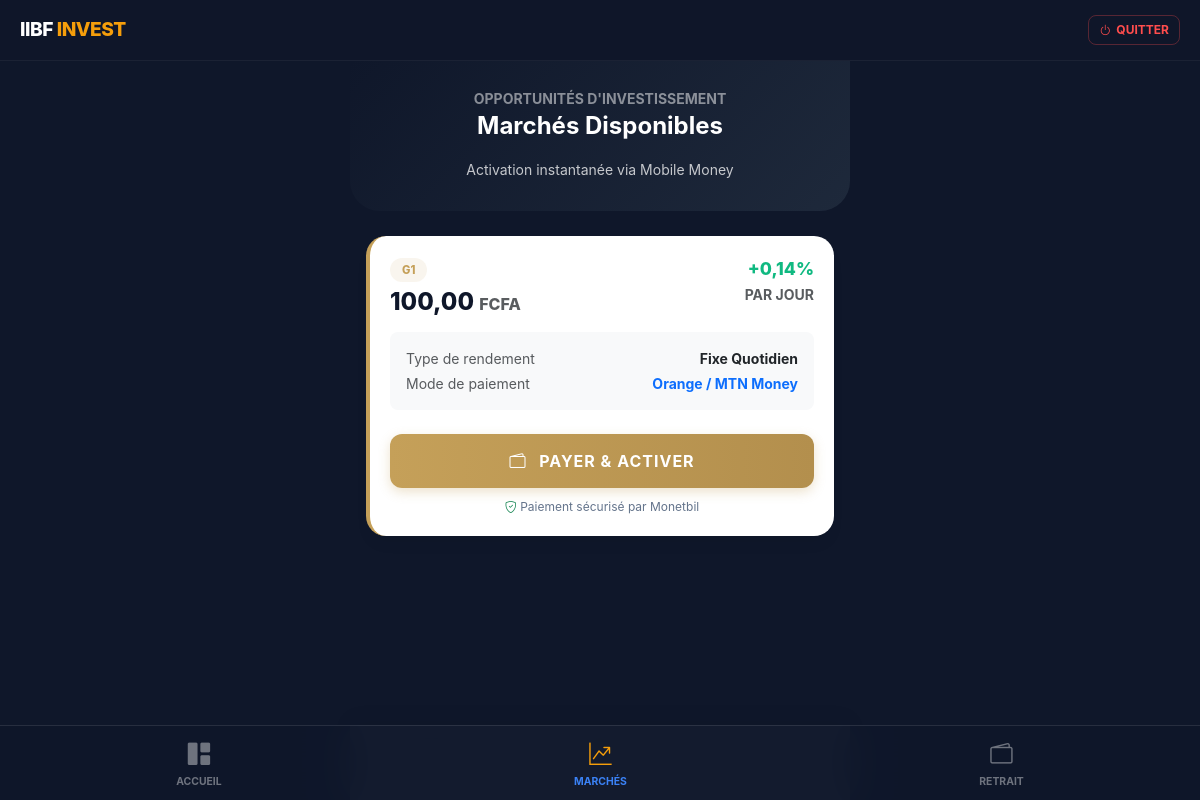
Screenshot of /marches/ (signed in) with the database file from the repository.
### ponzi/models.py (models this page shows, shortened)
class Grille(models.Model):
    nom = models.CharField(max_length=100)
    montant = models.DecimalField(max_digits=12, decimal_places=2)
    pourcentage_gain = models.DecimalField(max_digits=5, decimal_places=2)
    duree_jours = models.IntegerField(default=30)

### ponzi/views.py (the view)
# urls.py: path('marches/', views.liste_packs, name='packs'),
@login_required
def liste_packs(request):
    grilles = Grille.objects.all().order_by('montant')
    return render(request, 'ponzi/marches.html', {'grilles': grilles})

### templates/ponzi/marches.html (shortened to what this page needs)
{% extends "ponzi/base.html" %}
{% block content %}
<div class="app-container">
    <div class="market-header text-center">
        <h6 class="text-white-50 small fw-bold mb-1">OPPORTUNITÉS D'INVESTISSEMENT</h6>
        <h4 class="fw-bold mb-0">Marchés Disponibles</h4>
        <div class="mt-3">
            <span class="small opacity-75">Activation instantanée via Mobile Money</span>
        </div>
    </div>
    <div class="px-3">
        {% for grille in grilles %}
        <div class="pack-card border-start border-4" style="border-left-color: var(--bank-gold) !important;">
            <div class="d-flex justify-content-between align-items-start mb-3">
                <div>
                    <span class="pack-badge text-uppercase">{{ grille.nom }}</span>
                    <h3 class="mt-2 mb-0 price-text">
                        {{ grille.montant }} <small class="fs-6 text-muted">FCFA</small>
                    </h3>
                </div>
                <div class="text-end">
                    <div class="profit-tag">+{{ grille.pourcentage_gain|default:"0" }}%</div>
                    <small class="text-muted fw-bold">PAR JOUR</small>
                </div>
            </div>
            <div class="bg-light rounded-3 p-3 mb-4">
                <div class="d-flex justify-content-between mb-1 small">
                    <span class="text-muted">Type de rendement</span>
                    <span class="fw-bold text-dark">Fixe Quotidien</span>
                </div>
                <div class="d-flex justify-content-between small">
                    <span class="text-muted">Mode de paiement</span>
                    <span class="fw-bold text-primary">Orange / MTN Money</span>
                </div>
            </div>
            <form action="{% url 'initier-paiement' %}" method="POST" onsubmit="return confirmerAchat('{{ grille.nom|escapejs }}', '{{ grille.montant|escapejs }}')">
                <button type="submit" class="btn-activate">
                    <i class="bi bi-wallet2 me-2"></i> PAYER & ACTIVER
                </button>
            </form>
            <div class="payment-security">
                <i class="bi bi-shield-check text-success"></i> Paiement sécurisé par Monetbil
            </div>
        </div>
        {% empty %}
        <div class="text-center py-5">
            <i class="bi bi-shop fs-1 text-muted opacity-25"></i>
            <p class="text-muted mt-2">Aucun marché n'est disponible pour le moment.</p>
        </div>
        {% endfor %}
    </div>
</div>
<nav class="bottom-nav" style="position: fixed; bottom: 0; left: 50%; transform: translateX(-50%); width: 100%; max-width: 500px; height: 75px; background: white; display: flex; justify-content: space-around; align-items: center; border-top: 1px solid #edf2f7; z-index: 1000; box-shadow: 0 -5px 20px rgba(0,0,0,0.05); padding-bottom: 10px;">
    <a href="{% url 'dashboard' %}" class="nav-item" style="text-align: center; color: #94a3b8; text-decoration: none; font-size: 0.65rem; font-weight: 700; text-transform: uppercase;">
    </a>
    <a href="{% url 'packs' %}" class="nav-item active" style="text-align: center; color: var(--bank-gold); text-decoration: none; font-size: 0.65rem; font-weight: 700; text-transform: uppercase;">
    </a>
    <a href="{% url 'demander_retrait' %}" class="nav-item" style="text-align: center; color: #94a3b8; text-decoration: none; font-size: 0.65rem; font-weight: 700; text-transform: uppercase;">
    </a>
</nav>
{% endblock %}

### templates/ponzi/base.html (style rules this page uses)
:root { --iibf-dark: #0f172a; --iibf-accent: #3b82f6; --iibf-gold: #f59e0b; --iibf-card: rgba(30, 41, 59, 0.7); --iibf-danger: #ff4d4d; }
body { font-family: 'Plus Jakarta Sans', sans-serif; background-color: var(--iibf-dark); color: #ffffff; margin: 0; padding: 0; overflow-x: hidden; }
.nav-item { text-decoration: none !important; color: rgba(255, 255, 255, 0.4); display: flex; flex-direction: column; align-items: center; font-size: 0.65rem; font-weight: 700; }
.nav-item.active { color: var(--iibf-accent); }

### templates/ponzi/marches.html (style rules this page uses)
:root { --bank-blue: #0f172a; --bank-gold: #c5a059; --glass-bg: rgba(255, 255, 255, 0.98); }
body { background-color: #f8fafc; font-family: 'Inter', sans-serif; }
.app-container { max-width: 500px; margin: 0 auto; padding-bottom: 90px; }
.market-header { background: linear-gradient(135deg, #0f172a 0%, #1e293b 100%); padding: 30px 20px; border-radius: 0 0 30px 30px; color: white; margin-bottom: 25px; }
.pack-card { border: none; border-radius: 20px; background: white; box-shadow: 0 10px 15px -3px rgba(0, 0, 0, 0.05); margin-bottom: 20px; padding: 20px; transition: transform 0.2s; }
.price-text { color: #0f172a !important; font-weight: 800; font-size: 1.5rem; }
.pack-badge { background: rgba(197, 160, 89, 0.1); color: var(--bank-gold); font-weight: 800; font-size: 0.7rem; padding: 5px 12px; border-radius: 50px; }
.btn-activate { background: linear-gradient(to right, var(--bank-gold), #b38f4d); color: white !important; border: none; border-radius: 12px; font-weight: 700; width: 100%; padding: 15px; transition: 0.3s; text-transform: uppercase; letter-spacing: 1px; box-shadow: 0 4px 12px rgba(197, 160, 89, 0.3); }
.profit-tag { color: #10b981; font-weight: 800; font-size: 1.1rem; }
.payment-security { font-size: 0.75rem; color: #64748b; text-align: center; margin-top: 10px; }

### rows the page displays
Grille: nom "G1", montant "100,00", pourcentage_gain "0,14"
